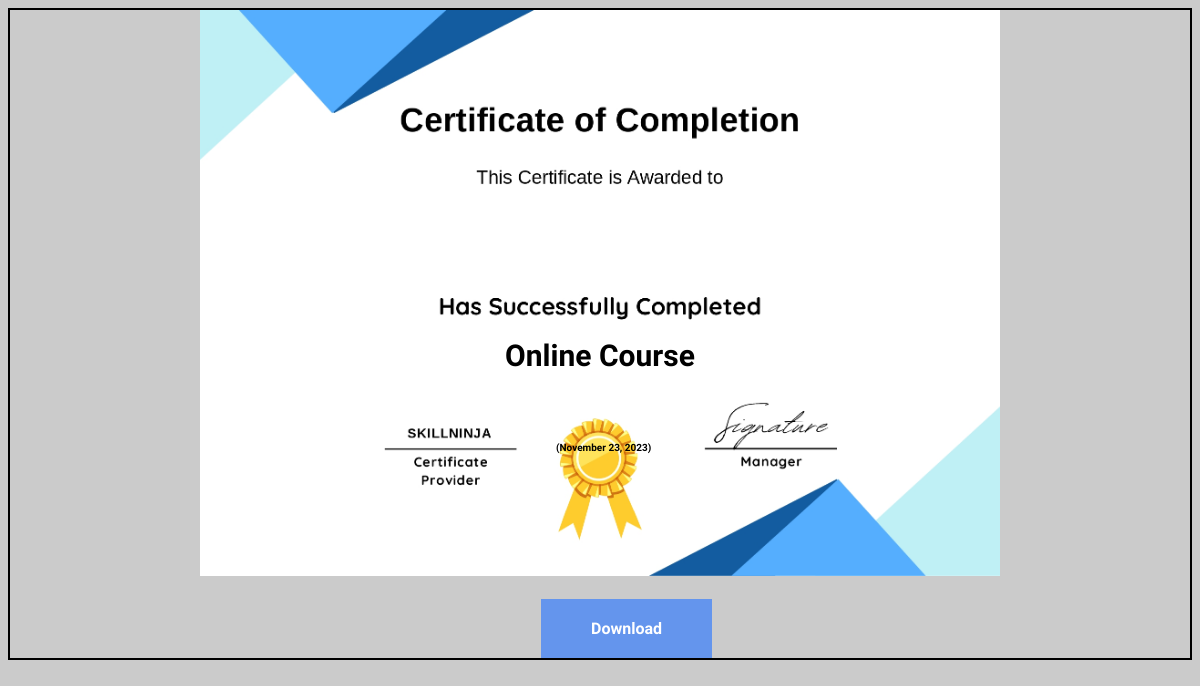
Before: /User/certificate/generate_certificate.php (signed in) with the older database file.
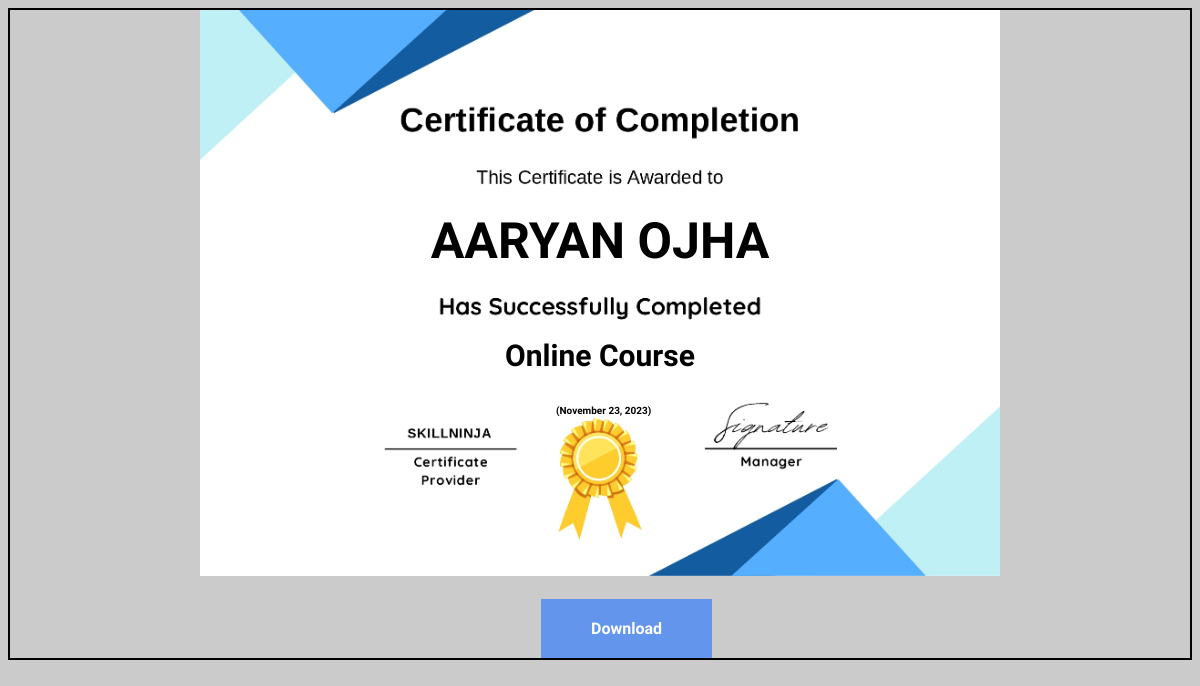
After: the same page with the newer database file.
### tables this page shows
CREATE TABLE IF NOT EXISTS `users` (
  `u_id` int NOT NULL AUTO_INCREMENT,
  `fname` varchar(33) NOT NULL,
  `name` varchar(33) NOT NULL,
  `pass` varchar(33) NOT NULL,
  `IsAdmin` tinyint NOT NULL,
  `question1` varchar(99) NOT NULL,
  `question2` varchar(99) NOT NULL,
  `Email` varchar(99) NOT NULL,
  PRIMARY KEY (`u_id`)
);

### User/certificate/generate_certificate.php (the view, shortened to what this page needs)
<!DOCTYPE html>
<html>
<head>
  <link rel="stylesheet" href="certificate.css">
</head>
<body>
  <div class="container">
    <img src="Certificate_page-0001.jpg" alt="Notebook" style="width:100%;">
    <div class="content">
      <?php
      $loginUserID = $_SESSION["u_id"];
      $CourseName=$_SESSION["coursename"];
      $conn = DBConnect();
      $query = "SELECT u.fname, c.c_name FROM course_users AS cu
      INNER JOIN course AS c ON cu.c_id = c.c_id
      INNER JOIN users AS u ON cu.u_id = u.u_id
      WHERE u.u_id =$loginUserID
      LIMIT 1";
      $result = mysqli_query($conn, $query);
      if ($result && mysqli_num_rows($result) > 0) {
        $row = mysqli_fetch_assoc($result);
        $Fullname = $row['fname'];
      }
      echo "<h1>" . strtoupper($Fullname) . "</h1>";
      echo "<h2>" . strtoupper($CourseName) . " Online Course</h2>";
      echo "<h7>" . date('(F j, Y)') . "</h7>";
      ?>
    </div>
  </div>
  <button><a class="button" id="downloadButton" download>Download</a></button>
</body>
</html>

Changed rows visible on the page:
now on this page (row edited): users: fname "AARYAN OJHA"
